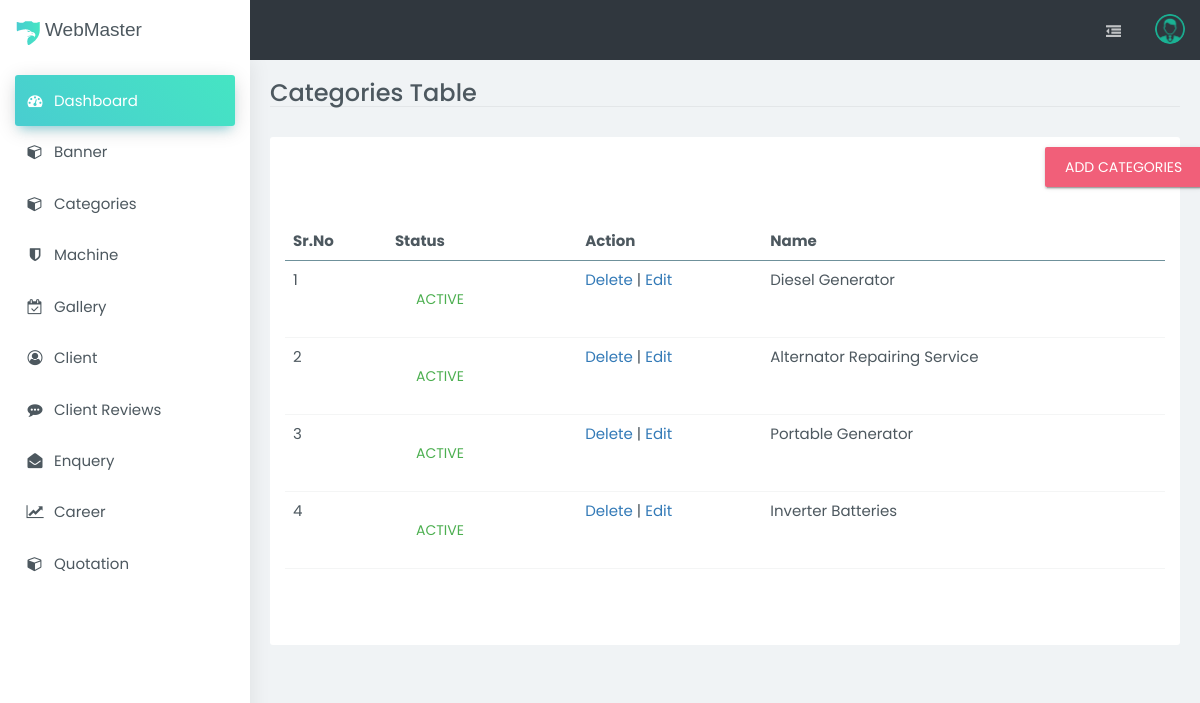
/admin/categories.php (signed in), run on the app's committed database.
### tables this page shows
CREATE TABLE `categories` (
  `cat_id` int(11) NOT NULL,
  `cat_name` varchar(50) NOT NULL,
  `status` tinyint(4) NOT NULL,
  `added_on` datetime NOT NULL DEFAULT current_timestamp()
);

### admin/categories.php (the view, shortened to what this page needs)
 <?php
include('include/db.php');
   $sql_cat="SELECT * FROM `categories`";
   $run_cat=mysqli_query($con,$sql_cat);
?>
<!doctype html>
<html class="no-js " lang="en">
<head>
<link rel="stylesheet" href="assets/js/vendor/bootstrap/bootstrap.min.css">
<link rel="stylesheet" href="assets/css/vendor/animsition.min.css">
<link rel="stylesheet" href="assets/js/vendor/morris/morris.css">
<link rel="stylesheet" href="assets/css/main.css">
</head>
<body id="falcon" class="main_Wrapper">
    <div id="wrap" class="animsition">
        <?php include('include/header.php'); ?>
        <?php include('include/sidebar.php'); ?>
        <section id="content">
            <div class="page page-tables-footable">
                <div class="b-b mb-10">
                    <div class="row">
                        <div class="col-sm-6 col-xs-12">
                            <h1 class="h3 m-0">Categories Table</h1>
                        </div>
                    </div>
                </div>
                <div class="row">
                    <div class="col-md-12">
                        <section class="boxs ">
                            <div style="margin-left: 85%">
                                <h3 class="custom-font hb-cyan" >
                                <a  class="btn btn-raised btn-primary" href="categories_add.php">Add Categories</a>
                              </h3>
                            </div>
                            <div class="boxs-body">
                                <table id="searchTextResults" data-filter="#filter" data-page-size="5" class="footable table table-custom">
                                    <thead>
                                        <tr>
                                            <th>Sr.No</th>
                                            <th>Status</th>
                                            <th>Action</th>
                                            <th>Name</th>
                                        </tr>
                                    </thead>
                                      <tbody>
                              <?php
                                 $i=1;
                                  while($row=mysqli_fetch_array($run_cat)){ ?>
                              <tr>
                                 <td><?php echo $i; ?></td>
                           <td>
                        <?php
                        if($row['status']==1){
                            echo "<a class='btn btn-success' href='?type=status&operation=deactive&cat_id=".$row['cat_id']."'>Active</a>";
                         }else{
                            echo "<a class='btn btn-danger' href='?type=status&operation=active&cat_id=".$row['cat_id']."'>Deactive</a>";
                         }
                         ?>
                      </td>
                                 <td>
                                    <?php
                                       echo "<a href='?type=delete&cat_id=".$row['cat_id']."'>Delete</a>  | <a href='categories_add.php?type=edit&cat_id=".$row['cat_id']."'>Edit</a>";
                                        ?>
                                 </td>
                                 <td><?php echo $row['cat_name']; ?></td>
                              </tr>
                              <?php $i++; } ?>
                           </tbody>
                                    <tfoot class="hide-if-no-paging">
                                        <tr>
                                            <td colspan="5" class="text-right">
                                            </td>
                                        </tr>
                                    </tfoot>
                                </table>
                            </div>
                        </section>
                    </div>
                </div>
            </div>
        </section>
    </div>
</body>
</html>

### data on the page
categories: cat_name "Diesel Generator"
categories: cat_name "Alternator Repairing Service"
categories: cat_name "Portable Generator"
categories: cat_name "Inverter Batteries"
